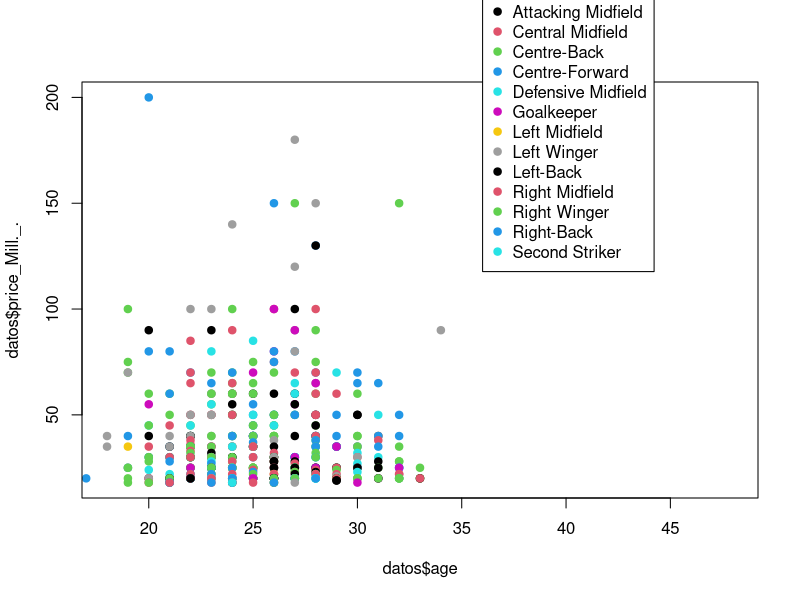

Write the R code that produced this figure.
###################################################
# Caso de estudio - Analítica prescriptiva
# Taller: replicando el script de Forian Teschner en https://flovv.github.io/From_descritpive_to_prescriptive/
# con datos de Kaggle en: https://www.kaggle.com/abdulmajeed33/footballsoccer-players-market-value
# 
# Para el curso Analítica prescriptiva e IA
# Educación Continua | Universidad de los Andes
# 20 de octubre 2021
###################################################

################################
# CONFIGURACIONES INICIALES
################################
# Asignar el directorio de trabajo donde R encontrará los archivos
setwd("/Users/alorozco22/OneDrive - Universidad de los Andes/Documentos 2021-20/2021 08 30 EdCo Curso Capstone IA prescriptiva/01 clases/")

# Cargamos datos desde el archivo csv
datos <- read.csv(file = '2021 10 20 Clase 4-mostvaluableplayers.csv')

# Visualizar el DataFrame haciendo clic en el panel visualizador de objetos a la derecha
View(datos)

# Para este ejercicio no contamos con ranking juego en los datos
# Normalmente podríamos construir un ranking de desempeño a mano o con datos pre-hechos
# Para hoy vamos a escoger un objetivo prescriptivo diferente: 
# Vamos a configurar el equipo con la menor edad agregada de jugadores (simplificador pero práctico para la clase)

# Este va a ser un problema de minimización, en lugar de maximización

# ETAPAS:
# 1. Plantear información para definir el problema de optimización
# 2. Plantear información para definir las restricciones del problema de optimización
# 3. Resolver el problema mediante programación lineal
# 4. Visualizar los resultados

################################
# UN MUY BREVE OJO DESCRIPTIVO
################################

# Algunas medias
sapply(datos, mean, na.rm=TRUE)

# Primero visualicemos las variables un poco, observemos una correlación
cor(datos$age, datos$price_Mill._.)
# La correlación MUY baja: 0.3%!!! Parece que la edad no es buen indicador de valor de mercado


# GRÁFICA DE DISPERSIÓN ENTRE EDAD Y PRECIO DE MERCADO
# Echemos un ojo a los datos con un diagrama de dispersión
par(xpd=TRUE) # Para que nos deje dibujar leyenda fuera del cuadro
plot(datos$age, datos$price_Mill._., col = factor(datos$position), pch = 19, xlim=c(18,48))
# Agreguemos la leyenda para los colores
legend(36, 250,
       legend = levels(factor(datos$position)),
       pch = 19,
       col = factor(levels(factor(datos$position))))

# En efecto parece no haber correlación.
# Pero además se nota que los mayores valores de mercado están más cerca a los 27 años
# Deja ver que existe una disyuntiva: experiencia, edad
# intuitivamente nos deja ver que tal vez edad es un objetivo imperfecto de optimización

##################################
# UNA TRANSFORMACIÓN DE LOS DATOS
# (muy poco conocedora)
##################################
condicion = datos$position == "Attacking Midfield"
condicion # Un vector/columna de verdaderos y falsos
datos$position[condicion] <- "Ofensa"

datos$position[datos$position == "Central Midfield"] <- "Mediocampista"
datos$position[datos$position == "Centre-Back"] <- "Mediocampista"
datos$position[datos$position == "Centre-Forward"] <- "Ofensa"
datos$position[datos$position == "Defensive Midfield"] <- "Defensa"
datos$position[datos$position == "Goalkeeper"] <- "Arquero"
datos$position[datos$position == "Left Midfield"] <- "Mediocampista"
datos$position[datos$position == "Left Winger"] <- "Mediocampista"
datos$position[datos$position == "Left-Back"] <- "Mediocampista"
datos$position[datos$position == "Right Midfield"] <- "Mediocampista"
datos$position[datos$position == "Right Winger"] <- "Mediocampista"
datos$position[datos$position == "Right Back"] <- "Mediocampista"
datos$position[datos$position == "Second Striker"] <- "Ofensa"
datos$position[datos$position == "Right-Back"] <- "Mediocampista"

# Volvamos a generar la gráfica para revisar

################################
# ANÁLISIS PRESCRIPTIVO
################################

# Como vamos a usar programación lineal, fijémonos en qué necesitamos:
?lp

# 1. Plantear información para definir el problema de optimización
#install.packages("lpSolve") # Instalamos el paquete de programación lineal desde CRAN por si no está ya
library(lpSolve) # Importamos el paquete de programación lineal

f.obj <- datos$age ### la columna objetivo! 



# 2. Plantear información para definir las restricciones del problema de optimización
#presupuesto 20 mill, 13 jugadores, 1 portero, 5 defensas, 5 mediocampista, 3 goleadores 
f.rhs <- c(600, 13, 1, 5, 5, 3) 
# el presupuesto correspondiente debe ser menor que los definidos arriba, 
# exactamente un portero
f.dir <- c("<=", "=", "=", "<=", "<=" ,"<=")

f.con <- t(datos$price_Mill._.) ### Restricción: máximo valor <= presupuesto
player <- rep(1, nrow(datos)) ## El resultado va a ser una columna de jugadores (inicializamos a todos en 1)
f.con <- rbind(f.con, player) # A la columna de condiciones le pegamos la de valor de mercado y la de jugador 

## restricción: por posición puede haber solo un cierto número de jugadores
## (ej. Sólo un portero) 
## Definimos matriz – para los 500 jugadores me indica en qué posición juega
A <- as.data.frame(model.matrix(price_Mill._. ~ position -1, datos) )
f.con <- rbind(f.con, t(as.matrix(A))) # A las condiciones le vamos pegando la info de posición



# 3. Resolver el problema mediante programación lineal
solved <- lp("min", f.obj, f.con, f.dir, f.rhs, all.bin=TRUE) ## la solución debe quedar como variables de decisión binarias!

################### salida! 
datos$buy <- solved$solution



# 4. Visualizar los resultados
sum(datos[datos$buy == 1,]$price_Mill._.) ## de cuánto quedó el presupuesto
comprados <- sum(datos[datos$buy == 1,]$buy)   ## número de jugadores comprados
comprados
edad <- sum(datos[datos$buy == 1,]$age) ## cuál es la edad agregada del equipo
edad
#Eso es en promedio por jugador:
edad/comprados
paste(datos[datos$buy == 1,]$name, collapse=", ") # Nombre de jugadores comprados


################################
# ACTIVIDAD
################################

# Ejercicio: ¿De qué países son los jugadores comprados?
paste(datos[datos$buy == 1,]$nationality, collapse=", ") # Países de jugadores comprados

# Ejercicio: ¿Qué pasa si bajamos la restricción presupuestal a 400 millones? ¿A 200?
# RTA: hay que modificar la restriccion presupuestal en la línea 104

# Ejercicio: ¿Cuál es el resultado si queremos el equipo con la mayor edad total posible (no a menor)?
# RTA: hay que min por max en la línea 122
